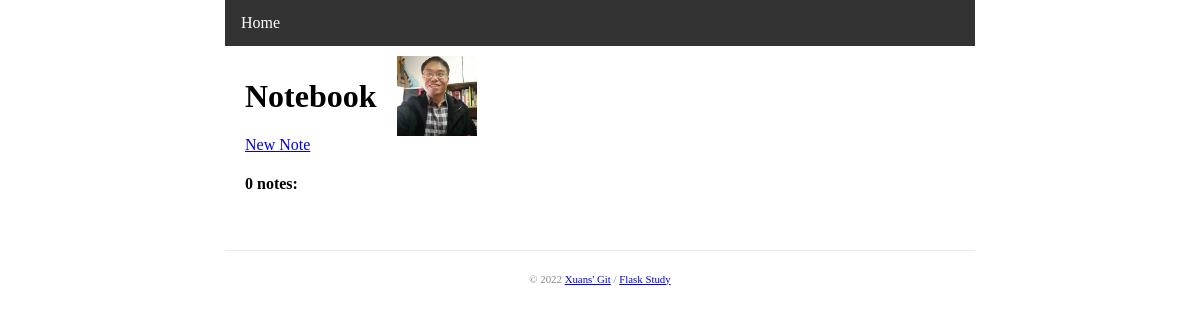
The app's page /, older data.
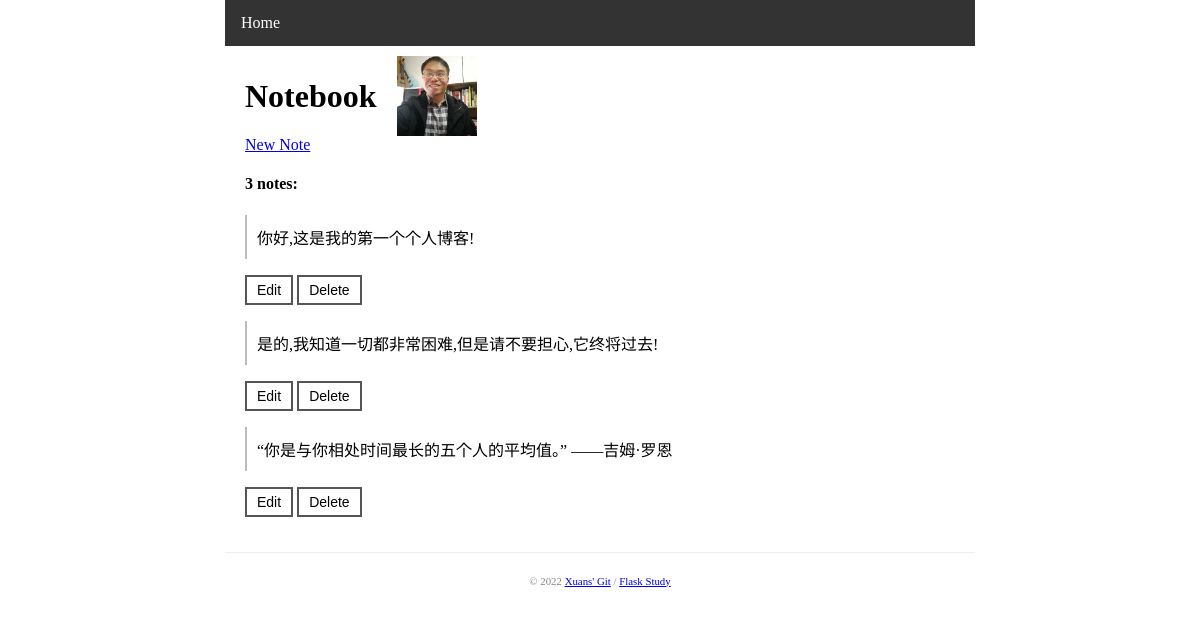
The same page, newer data.
### models.py (models this page shows, shortened)
class Note(db.Model):
    id = db.Column(db.Integer, primary_key=True)
    body = db.Column(db.Text)

### test.py (the view)
@app.route("/")
def index():
    form = DeleteNoteForm()
    notes = Note.query.all()
    return render_template("index.html", notes=notes, form=form)

### forms.py
class DeleteNoteForm(FlaskForm):
    submit = SubmitField("Delete")

### templates/index.html (shortened to what this page needs)
{% extends "base.html" %}
{% block content %}
<div class="head_container">
    <h1>Notebook</h1>
    <img src="{{ url_for('static', filename='xuan.png') }}"><br>
</div>
    <a href="{{ url_for('new_note') }}">New Note</a>
    <h4>{{ notes|length }} notes: </h4>
    {% for note in notes %}
        <div class="note">
            <p>{{ note.body }}</p>
            <a class= "btn" href="{{ url_for('edit_note', note_id=note.id) }}">Edit</a>
            <form method="post" action="{{ url_for('delete_note', note_id=note.id) }}">
                {{ form.submit(class="btn") }}
            </form>
        </div>
    {% endfor %}
{% endblock %}

### templates/base.html (shortened to what this page needs)
<!DOCTYPE html>
<html>
<head>
    {% block head %}
        {% block styles %}
            <link rel="stylesheet" type="text/css" href="{{ url_for('static', filename='style.css' ) }}">
        {% endblock %}
    {% endblock %}
</head>
<body>
<nav>
    <ul>
        <li><a href="{{ url_for('index') }}">Home</a></li>
    </ul>
</nav>
<main>
    {% block content %}{% endblock %}
</main>
<footer>
    {% block footer %}
    <small> &copy; 2022 <a href="https://github.com/loveplay1983" title="Fork me on GitHub">Xuans' Git</a> /
        <a href="https://github.com/loveplay1983/xuanweb" title="Flask test project">Flask Study</a>
    </small>
    {% endblock %}
</footer>
</body>
</html>

### static/style.css (style rules this page uses)
body { margin: auto; width: 750px; }
nav ul { list-style-type: none; margin: 0; padding: 0; overflow: hidden; background-color: #333; }
nav li { float: left; }
nav li a { display: block; color: white; text-align: center; padding: 14px 16px; text-decoration: none; }
main { padding: 10px 20px; }
footer { font-size: 13px; color: #888; border-top: 1px solid #eee; margin-top: 25px; text-align: center; padding: 20px; }
.note p { padding: 10px; border-left: solid 2px #bbb; }
.note form { display: inline; }
.btn { font-family: Arial; font-size: 14px; padding: 5px 10px; text-decoration: none; cursor: pointer; background-color: white; color: black; border: 2px solid #555555; }
.head_container { width:300px; display: flex; align-items:center; }
.head_container img { width: 80px; margin-left: 20px; }

Row changes from the older to the newer data that the page shows:
added Note: body "你好,这是我的第一个个人博客!"
added Note: body "是的,我知道一切都非常困难,但是请不要担心,它终将过去!"
added Note: body "“你是与你相处时间最长的五个人的平均值。” ——吉姆·罗恩"
Text that changed along with them:
{{ notes|length }}: "0" → "3"
